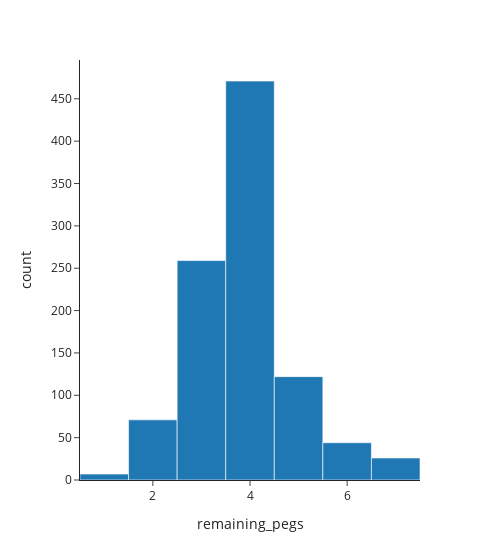

The notebook cell saved with this chart:
### Code cell
import plotly.express as px
fig = px.histogram(df,x='remaining_pegs',width=500,template='simple_white')
fig.show()

### Figure 1 — Plotly figure (JSON) as saved in the notebook; plotly's stock layout.template omitted (floating-point values rounded to 4 significant figures; data arrays with more than 128 entries replaced by an {"elided": "..."} marker saying what was removed)
{"data": [{"alignmentgroup": "True", "bingroup": "x", "hovertemplate": "remaining_pegs=%{x}<br>count=%{y}<extra></extra>", "legendgroup": "", "marker": {"color": "#1F77B4", "pattern": {"shape": ""}}, "name": "", "offsetgroup": "", "orientation": "v", "showlegend": false, "type": "histogram", "x": {"elided": "1000 int values"}, "xaxis": "x", "yaxis": "y"}], "layout": {"barmode": "relative", "legend": {"tracegroupgap": 0}, "margin": {"t": 60}, "width": 500, "xaxis": {"anchor": "y", "domain": [0, 1], "title": {"text": "remaining_pegs"}}, "yaxis": {"anchor": "x", "domain": [0, 1], "title": {"text": "count"}}}}
